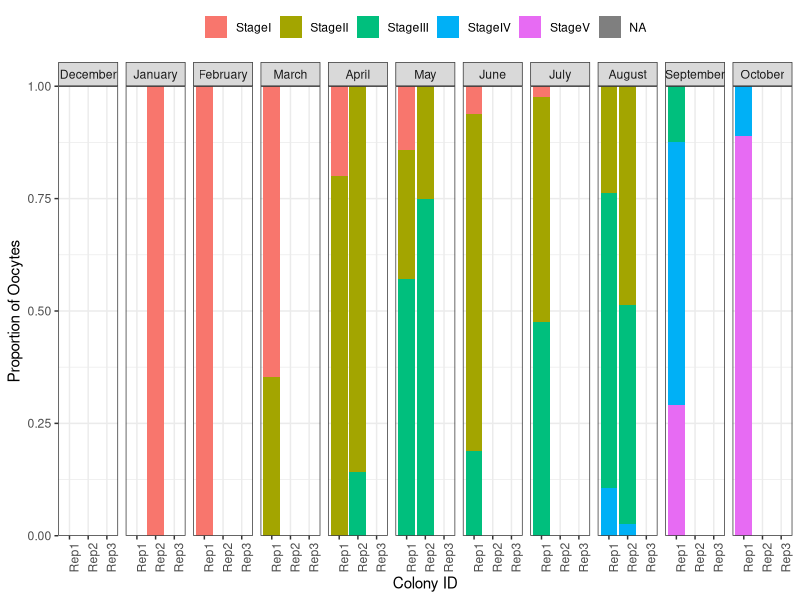

Write R code to recreate this figure. (Note: this script raises an error after producing the figure.)
## ---- chunk 1
knitr::opts_chunk$set(echo = TRUE)

library("tidyverse")
library("gridExtra")
## ---- chunk 2
#load data files
abundance <- read.csv("histology/data/histological_data.csv", header = T, na.strings = c("", "NA"))

# organize data make timepoints factors with levels in order for plots and calculate frequency
df_relative_abundance <- abundance %>%
  count(colony_id, replicate_id, site, timepoint, Stage, gonad.type, name = "stage_count") %>%
  group_by(colony_id, replicate_id, site, timepoint, gonad.type) %>%
  mutate(grand_tots = sum(stage_count)) %>%
  mutate(freq = stage_count / grand_tots)

# change the freq to 0 whenever the corresponding Stage column has NA
df_relative_abundance <- df_relative_abundance %>%
  mutate(freq = ifelse(is.na(Stage), 0, freq),
    grand_tots = ifelse(is.na(Stage), 0, grand_tots),
    stage_count = ifelse(is.na(Stage), 0, stage_count))

# creates a new column in the df_relative_abundance dataframe called group, which is a combination of the timepoint and colony_id columns
df_relative_abundance$group <- paste0(df_relative_abundance$timepoint,"_", df_relative_abundance$colony_id)

# convert the Stage column in the df_relative_abundance dataframe to a factor with specified levels
df_relative_abundance$Stage <- factor(df_relative_abundance$Stage, levels = c("StageI","StageII","StageIII","StageIV", "StageV"))

## ---- chunk 3
# select just oocytes, remove any spermatocyte data
oogen_df_relative_abundance <- df_relative_abundance %>%
  filter(gonad.type != "spermatocyte")

# Reorder the levels of the 'timepoint' variable from December to October
oogen_df_relative_abundance$timepoint <- factor(oogen_df_relative_abundance$timepoint, 
                                                 levels = c("December", "January", "February", "March", "April", "May", "June", "July", "August", "September", "October"),
                                                 ordered = TRUE)


# Plot with reordered months and unique grand_tots on x-axis
oogen <- oogen_df_relative_abundance %>% 
  ggplot(aes(x = replicate_id, y = freq, fill = Stage)) +
  geom_col() +
  facet_wrap(~ timepoint, ncol = 11) +
  theme_bw() +
  ylab("Proportion of Oocytes") +
  xlab("Colony ID") +
  theme(axis.text.x = element_text(angle = 90),
        legend.position = "top",  # Move legend to top
        legend.title = element_blank()) +  
  scale_y_continuous(expand = c(0, 0))  + # Ensure the y-axis starts at 0
  guides(color = guide_legend(ncol = length(unique(oogen_df_relative_abundance$Stage)), byrow = TRUE), 
         fill = guide_legend(ncol = length(unique(oogen_df_relative_abundance$Stage)), byrow = TRUE))  # Set ncol and byrow for the legend # Remove legend titles

oogen


## ---- chunk 4
spermato_df_relative_abundance <- df_relative_abundance %>%
  filter(!gonad.type=="oocyte")

spermato <- spermato_df_relative_abundance %>% ggplot(aes(x=colony_id, y=freq, group=stage, color=stage, fill=stage)) +
  geom_col()+
  #geom_text(aes(label=grand.tots),color="black", size=1.5, vjust = 0.1)+
  facet_wrap(c("site", "timepoint"), ncol=11)+
  theme_bw()+
  ylab("Proportion of Sperm")+
  theme(axis.text.x = element_text(angle = 90))

spermato
## ---- chunk 5

plots <- grid.arrange(oogen, spermato, nrow = 2)

ggsave("histology/output/Gametogenesis.pdf", plots , width = 10, height = 6)
ggsave("histology/output/Gametogenesis.jpg", plots , width = 10, height = 6)


